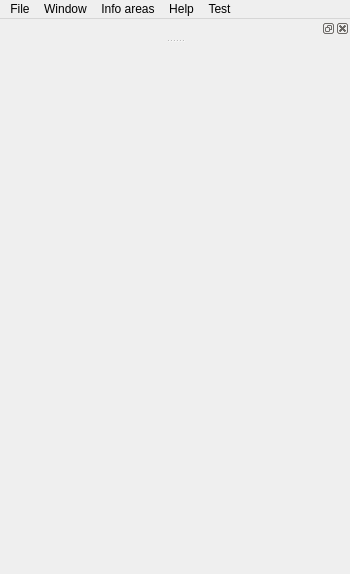
<?xml version="1.0" encoding="UTF-8"?>
<ui version="4.0">
 <class>SwiftGuiStd</class>
 <widget class="QMainWindow" name="SwiftGuiStd">
  <property name="geometry">
   <rect>
    <x>0</x>
    <y>0</y>
    <width>350</width>
    <height>574</height>
   </rect>
  </property>
  <property name="sizePolicy">
   <sizepolicy hsizetype="Preferred" vsizetype="Preferred">
    <horstretch>0</horstretch>
    <verstretch>0</verstretch>
   </sizepolicy>
  </property>
  <property name="minimumSize">
   <size>
    <width>350</width>
    <height>550</height>
   </size>
  </property>
  <property name="windowTitle">
   <string>Black GUI</string>
  </property>
  <property name="windowIcon">
   <iconset>
    <normaloff>:/blackgui/icons/aircraftdeparture.png</normaloff>:/blackgui/icons/aircraftdeparture.png</iconset>
  </property>
  <property name="styleSheet">
   <string notr="true"/>
  </property>
  <property name="toolButtonStyle">
   <enum>Qt::ToolButtonIconOnly</enum>
  </property>
  <property name="animated">
   <bool>true</bool>
  </property>
  <property name="tabShape">
   <enum>QTabWidget::Rounded</enum>
  </property>
  <property name="dockOptions">
   <set>QMainWindow::AllowTabbedDocks|QMainWindow::AnimatedDocks|QMainWindow::ForceTabbedDocks</set>
  </property>
  <widget class="QWidget" name="wi_CentralWidgetOutside">
   <property name="sizePolicy">
    <sizepolicy hsizetype="Preferred" vsizetype="Preferred">
     <horstretch>0</horstretch>
     <verstretch>0</verstretch>
    </sizepolicy>
   </property>
   <property name="minimumSize">
    <size>
     <width>350</width>
     <height>500</height>
    </size>
   </property>
   <property name="maximumSize">
    <size>
     <width>16777215</width>
     <height>16777215</height>
    </size>
   </property>
   <layout class="QVBoxLayout" name="vl_CentralWidgetOutside">
    <property name="spacing">
     <number>0</number>
    </property>
    <property name="leftMargin">
     <number>2</number>
    </property>
    <property name="topMargin">
     <number>2</number>
    </property>
    <property name="rightMargin">
     <number>2</number>
    </property>
    <property name="bottomMargin">
     <number>2</number>
    </property>
    <item>
     <widget class="QFrame" name="fr_CentralFrameInside">
      <property name="sizePolicy">
       <sizepolicy hsizetype="Preferred" vsizetype="Preferred">
        <horstretch>0</horstretch>
        <verstretch>0</verstretch>
       </sizepolicy>
      </property>
      <property name="styleSheet">
       <string notr="true"/>
      </property>
      <layout class="QVBoxLayout" name="vl_CentralFrameInside">
       <property name="leftMargin">
        <number>0</number>
       </property>
       <property name="topMargin">
        <number>0</number>
       </property>
       <property name="rightMargin">
        <number>0</number>
       </property>
       <property name="bottomMargin">
        <number>0</number>
       </property>
       <item>
        <widget class="QStackedWidget" name="sw_MainMiddle">
         <property name="sizePolicy">
          <sizepolicy hsizetype="Preferred" vsizetype="Preferred">
           <horstretch>0</horstretch>
           <verstretch>0</verstretch>
          </sizepolicy>
         </property>
         <property name="font">
          <font>
           <weight>75</weight>
           <italic>false</italic>
           <bold>true</bold>
          </font>
         </property>
         <property name="styleSheet">
          <string notr="true"/>
         </property>
         <property name="frameShape">
          <enum>QFrame::NoFrame</enum>
         </property>
         <property name="currentIndex">
          <number>2</number>
         </property>
         <widget class="QWidget" name="pg_MainInfoArea">
          <layout class="QVBoxLayout" name="vl_MainInfoArea">
           <property name="spacing">
            <number>0</number>
           </property>
           <property name="leftMargin">
            <number>0</number>
           </property>
           <property name="topMargin">
            <number>0</number>
           </property>
           <property name="rightMargin">
            <number>0</number>
           </property>
           <property name="bottomMargin">
            <number>0</number>
           </property>
           <item>
            <widget class="BlackGui::Components::CMainInfoAreaComponent" name="comp_MainInfoArea" native="true"/>
           </item>
          </layout>
         </widget>
         <widget class="QWidget" name="pg_LoginConfirmation">
          <layout class="QVBoxLayout" name="vl_LoginConfirmation">
           <property name="spacing">
            <number>0</number>
           </property>
           <property name="leftMargin">
            <number>0</number>
           </property>
           <property name="topMargin">
            <number>0</number>
           </property>
           <property name="rightMargin">
            <number>0</number>
           </property>
           <property name="bottomMargin">
            <number>0</number>
           </property>
           <item>
            <widget class="BlackGui::Components::CLoginComponent" name="comp_Login" native="true"/>
           </item>
          </layout>
         </widget>
         <widget class="QWidget" name="pg_Internals">
          <layout class="QVBoxLayout" name="vl_Internals">
           <property name="spacing">
            <number>0</number>
           </property>
           <property name="leftMargin">
            <number>0</number>
           </property>
           <property name="topMargin">
            <number>0</number>
           </property>
           <property name="rightMargin">
            <number>0</number>
           </property>
           <property name="bottomMargin">
            <number>0</number>
           </property>
           <item>
            <widget class="BlackGui::Components::CInternalsComponent" name="comp_Internals" native="true"/>
           </item>
          </layout>
         </widget>
        </widget>
       </item>
       <item>
        <widget class="BlackGui::Components::CMainKeypadAreaComponent" name="comp_MainKeypadArea">
         <property name="sizePolicy">
          <sizepolicy hsizetype="Preferred" vsizetype="Fixed">
           <horstretch>0</horstretch>
           <verstretch>0</verstretch>
          </sizepolicy>
         </property>
         <property name="minimumSize">
          <size>
           <width>0</width>
           <height>0</height>
          </size>
         </property>
        </widget>
       </item>
      </layout>
     </widget>
    </item>
   </layout>
  </widget>
  <widget class="QMenuBar" name="mb_MainMenuBar">
   <property name="geometry">
    <rect>
     <x>0</x>
     <y>0</y>
     <width>350</width>
     <height>21</height>
    </rect>
   </property>
   <property name="sizePolicy">
    <sizepolicy hsizetype="Preferred" vsizetype="Preferred">
     <horstretch>0</horstretch>
     <verstretch>0</verstretch>
    </sizepolicy>
   </property>
   <property name="maximumSize">
    <size>
     <width>16777215</width>
     <height>16777215</height>
    </size>
   </property>
   <property name="styleSheet">
    <string notr="true"/>
   </property>
   <widget class="QMenu" name="menu_Test">
    <property name="styleSheet">
     <string notr="true"/>
    </property>
    <property name="title">
     <string>Test</string>
    </property>
    <widget class="QMenu" name="menu_PlanePositions">
     <property name="styleSheet">
      <string notr="true"/>
     </property>
     <property name="title">
      <string>Set plane positions </string>
     </property>
     <addaction name="menu_TestLocationsEDRY"/>
     <addaction name="menu_TestLocationsEDDF"/>
     <addaction name="menu_TestLocationsEDDM"/>
     <addaction name="menu_TestLocationsEDNX"/>
     <addaction name="menu_TestLocationsLOWW"/>
    </widget>
    <widget class="QMenu" name="menu_Reload">
     <property name="title">
      <string>Reload</string>
     </property>
     <addaction name="menu_ReloadSettings"/>
    </widget>
    <widget class="QMenu" name="menu_Debug">
     <property name="title">
      <string>Debug</string>
     </property>
     <addaction name="menu_DebugMetaTypes"/>
    </widget>
    <addaction name="menu_TestInternals"/>
    <addaction name="separator"/>
    <addaction name="menu_PlanePositions"/>
    <addaction name="menu_Reload"/>
    <addaction name="menu_Debug"/>
   </widget>
   <widget class="QMenu" name="menu_Help">
    <property name="title">
     <string>Help</string>
    </property>
   </widget>
   <widget class="QMenu" name="menu_File">
    <property name="title">
     <string>File</string>
    </property>
    <addaction name="menu_FileSettingsDirectory"/>
    <addaction name="menu_FileResetSettings"/>
    <addaction name="menu_FileReloadStyleSheets"/>
    <addaction name="separator"/>
    <addaction name="menu_FileClose"/>
   </widget>
   <widget class="QMenu" name="menu_InfoAreas">
    <property name="title">
     <string>Info areas</string>
    </property>
   </widget>
   <widget class="QMenu" name="menuWindow">
    <property name="title">
     <string>Window</string>
    </property>
    <addaction name="menu_WindowFont"/>
    <addaction name="menu_WindowMinimize"/>
   </widget>
   <addaction name="menu_File"/>
   <addaction name="menuWindow"/>
   <addaction name="menu_InfoAreas"/>
   <addaction name="menu_Help"/>
   <addaction name="menu_Test"/>
  </widget>
  <widget class="QStatusBar" name="sb_MainStatusBar">
   <property name="sizePolicy">
    <sizepolicy hsizetype="Preferred" vsizetype="Preferred">
     <horstretch>0</horstretch>
     <verstretch>0</verstretch>
    </sizepolicy>
   </property>
   <property name="minimumSize">
    <size>
     <width>0</width>
     <height>20</height>
    </size>
   </property>
   <property name="maximumSize">
    <size>
     <width>16777215</width>
     <height>16777215</height>
    </size>
   </property>
   <property name="sizeGripEnabled">
    <bool>false</bool>
   </property>
  </widget>
  <widget class="BlackGui::CDockWidgetInfoBar" name="dw_InfoBarStatus">
   <property name="features">
    <set>QDockWidget::AllDockWidgetFeatures</set>
   </property>
   <property name="allowedAreas">
    <set>Qt::TopDockWidgetArea</set>
   </property>
   <attribute name="dockWidgetArea">
    <number>4</number>
   </attribute>
   <widget class="BlackGui::Components::CInfoBarStatusComponent" name="comp_InfoBarStatus"/>
  </widget>
  <action name="menu_TestLocationsEDDF">
   <property name="text">
    <string>Position EDDF (Frankfurt, GER)</string>
   </property>
  </action>
  <action name="menu_TestLocationsEDDM">
   <property name="text">
    <string>Position EDDM (Munich, GER)</string>
   </property>
  </action>
  <action name="menu_TestLocationsEDRY">
   <property name="text">
    <string>Position EDRY (Speyer, GER)</string>
   </property>
  </action>
  <action name="menu_ReloadSettings">
   <property name="text">
    <string>Reload settings</string>
   </property>
  </action>
  <action name="menu_TestLocationsEDNX">
   <property name="text">
    <string>Position EDNX (Schleißheim, GER)</string>
   </property>
  </action>
  <action name="menu_FileClose">
   <property name="text">
    <string>Close</string>
   </property>
  </action>
  <action name="menu_FileSettingsDirectory">
   <property name="text">
    <string>Settings directory</string>
   </property>
  </action>
  <action name="menu_FileResetSettings">
   <property name="text">
    <string>Reset settings</string>
   </property>
  </action>
  <action name="menu_FileReloadStyleSheets">
   <property name="text">
    <string>Reload style sheets</string>
   </property>
  </action>
  <action name="menu_WindowFont">
   <property name="text">
    <string>Font</string>
   </property>
  </action>
  <action name="menu_DebugMetaTypes">
   <property name="text">
    <string>Meta types (to console)</string>
   </property>
  </action>
  <action name="menu_TestLocationsLOWW">
   <property name="text">
    <string>Position LOWW (Vienna, AUT)</string>
   </property>
  </action>
  <action name="menu_TestInternals">
   <property name="text">
    <string>Internals</string>
   </property>
  </action>
  <action name="menu_WindowMinimize">
   <property name="text">
    <string>Minimize</string>
   </property>
   <property name="shortcut">
    <string>Ctrl+W, Ctrl+M</string>
   </property>
  </action>
 </widget>
 <layoutdefault spacing="6" margin="11"/>
 <customwidgets>
  <customwidget>
   <class>BlackGui::Components::CMainInfoAreaComponent</class>
   <extends>QWidget</extends>
   <header>blackgui/components/maininfoareacomponent.h</header>
   <container>1</container>
  </customwidget>
  <customwidget>
   <class>BlackGui::CDockWidgetInfoBar</class>
   <extends>QDockWidget</extends>
   <header>blackgui/dockwidgetinfobar.h</header>
   <container>1</container>
  </customwidget>
  <customwidget>
   <class>BlackGui::Components::CInfoBarStatusComponent</class>
   <extends>QWidget</extends>
   <header>blackgui/components/infobarstatuscomponent.h</header>
   <container>1</container>
  </customwidget>
  <customwidget>
   <class>BlackGui::Components::CMainKeypadAreaComponent</class>
   <extends>QFrame</extends>
   <header>blackgui/components/mainkeypadareacomponent.h</header>
   <container>1</container>
  </customwidget>
  <customwidget>
   <class>BlackGui::Components::CLoginComponent</class>
   <extends>QWidget</extends>
   <header>blackgui/components/logincomponent.h</header>
   <container>1</container>
  </customwidget>
  <customwidget>
   <class>BlackGui::Components::CInternalsComponent</class>
   <extends>QWidget</extends>
   <header>blackgui/components/internalscomponent.h</header>
   <container>1</container>
  </customwidget>
 </customwidgets>
 <resources/>
 <connections/>
 <slots>
  <slot>setMainPage()</slot>
  <slot>toggleNetworkConnection()</slot>
  <slot>menuClicked()</slot>
  <slot>networkServerSelected(QModelIndex)</slot>
  <slot>alterTrafficServer()</slot>
  <slot>reloadAtcStationsBooked()</slot>
  <slot>onlineAtcStationSelected(QModelIndex)</slot>
  <slot>commandEntered()</slot>
  <slot>getMetar()</slot>
  <slot>cockpitValuesChanged()</slot>
  <slot>audioDeviceSelected(int)</slot>
  <slot>voiceRoomOverride()</slot>
 </slots>
</ui>
